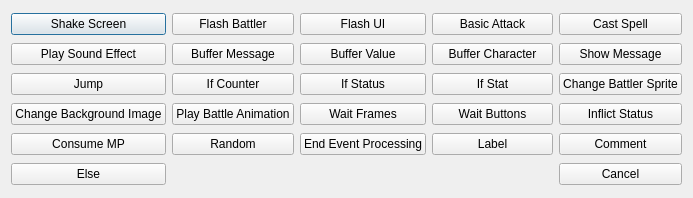
<?xml version="1.0" encoding="UTF-8"?>
<ui version="4.0">
 <class>ChooseBattleEvent</class>
 <widget class="QDialog" name="ChooseBattleEvent">
  <property name="geometry">
   <rect>
    <x>0</x>
    <y>0</y>
    <width>693</width>
    <height>198</height>
   </rect>
  </property>
  <property name="windowTitle">
   <string>Battle Event</string>
  </property>
  <layout class="QGridLayout" name="gridLayout">
   <item row="0" column="0">
    <widget class="QPushButton" name="btnShakeScreen">
     <property name="text">
      <string>Shake Screen</string>
     </property>
    </widget>
   </item>
   <item row="0" column="1">
    <widget class="QPushButton" name="btnFlashBattler">
     <property name="text">
      <string>Flash Battler</string>
     </property>
    </widget>
   </item>
   <item row="0" column="2">
    <widget class="QPushButton" name="btnFlashUI">
     <property name="text">
      <string>Flash UI</string>
     </property>
    </widget>
   </item>
   <item row="0" column="3">
    <widget class="QPushButton" name="btnBasicAttack">
     <property name="text">
      <string>Basic Attack</string>
     </property>
    </widget>
   </item>
   <item row="0" column="4">
    <widget class="QPushButton" name="btnCastSpell">
     <property name="text">
      <string>Cast Spell</string>
     </property>
    </widget>
   </item>
   <item row="1" column="0">
    <widget class="QPushButton" name="btnPlaySoundEffect">
     <property name="text">
      <string>Play Sound Effect</string>
     </property>
    </widget>
   </item>
   <item row="1" column="1">
    <widget class="QPushButton" name="btnBufferMessage">
     <property name="text">
      <string>Buffer Message</string>
     </property>
    </widget>
   </item>
   <item row="1" column="2">
    <widget class="QPushButton" name="btnBufferValue">
     <property name="text">
      <string>Buffer Value</string>
     </property>
    </widget>
   </item>
   <item row="1" column="3">
    <widget class="QPushButton" name="btnBufferCharacter">
     <property name="text">
      <string>Buffer Character</string>
     </property>
    </widget>
   </item>
   <item row="1" column="4">
    <widget class="QPushButton" name="btnShowMessage">
     <property name="text">
      <string>Show Message</string>
     </property>
    </widget>
   </item>
   <item row="2" column="0">
    <widget class="QPushButton" name="btnJump">
     <property name="text">
      <string>Jump</string>
     </property>
    </widget>
   </item>
   <item row="2" column="1">
    <widget class="QPushButton" name="btnIfCounter">
     <property name="text">
      <string>If Counter</string>
     </property>
    </widget>
   </item>
   <item row="2" column="2">
    <widget class="QPushButton" name="btnIfStatus">
     <property name="text">
      <string>If Status</string>
     </property>
    </widget>
   </item>
   <item row="2" column="3">
    <widget class="QPushButton" name="btnIfStat">
     <property name="text">
      <string>If Stat</string>
     </property>
    </widget>
   </item>
   <item row="2" column="4">
    <widget class="QPushButton" name="btnChangeBattlerSprite">
     <property name="text">
      <string>Change Battler Sprite</string>
     </property>
    </widget>
   </item>
   <item row="3" column="0">
    <widget class="QPushButton" name="btnChangeBackgroundImage">
     <property name="text">
      <string>Change Background Image</string>
     </property>
    </widget>
   </item>
   <item row="3" column="1">
    <widget class="QPushButton" name="btnPlayBattleAnimation">
     <property name="text">
      <string>Play Battle Animation</string>
     </property>
    </widget>
   </item>
   <item row="3" column="2">
    <widget class="QPushButton" name="btnWaitFrames">
     <property name="text">
      <string>Wait Frames</string>
     </property>
    </widget>
   </item>
   <item row="3" column="3">
    <widget class="QPushButton" name="btnWaitButtons">
     <property name="text">
      <string>Wait Buttons</string>
     </property>
    </widget>
   </item>
   <item row="3" column="4">
    <widget class="QPushButton" name="btnInflictStatus">
     <property name="text">
      <string>Inflict Status</string>
     </property>
    </widget>
   </item>
   <item row="4" column="0">
    <widget class="QPushButton" name="btnConsumeMP">
     <property name="text">
      <string>Consume MP</string>
     </property>
    </widget>
   </item>
   <item row="4" column="1">
    <widget class="QPushButton" name="btnRandom">
     <property name="text">
      <string>Random</string>
     </property>
    </widget>
   </item>
   <item row="4" column="2">
    <widget class="QPushButton" name="btnEndEventProcessing">
     <property name="text">
      <string>End Event Processing</string>
     </property>
    </widget>
   </item>
   <item row="4" column="3">
    <widget class="QPushButton" name="btnLabel">
     <property name="text">
      <string>Label</string>
     </property>
    </widget>
   </item>
   <item row="4" column="4">
    <widget class="QPushButton" name="btnComment">
     <property name="text">
      <string>Comment</string>
     </property>
    </widget>
   </item>
   <item row="5" column="0">
    <widget class="QPushButton" name="btnElse">
     <property name="text">
      <string>Else</string>
     </property>
    </widget>
   </item>
   <item row="5" column="4">
    <widget class="QPushButton" name="btnCancel">
     <property name="text">
      <string>Cancel</string>
     </property>
    </widget>
   </item>
  </layout>
 </widget>
 <resources/>
 <connections/>
</ui>
